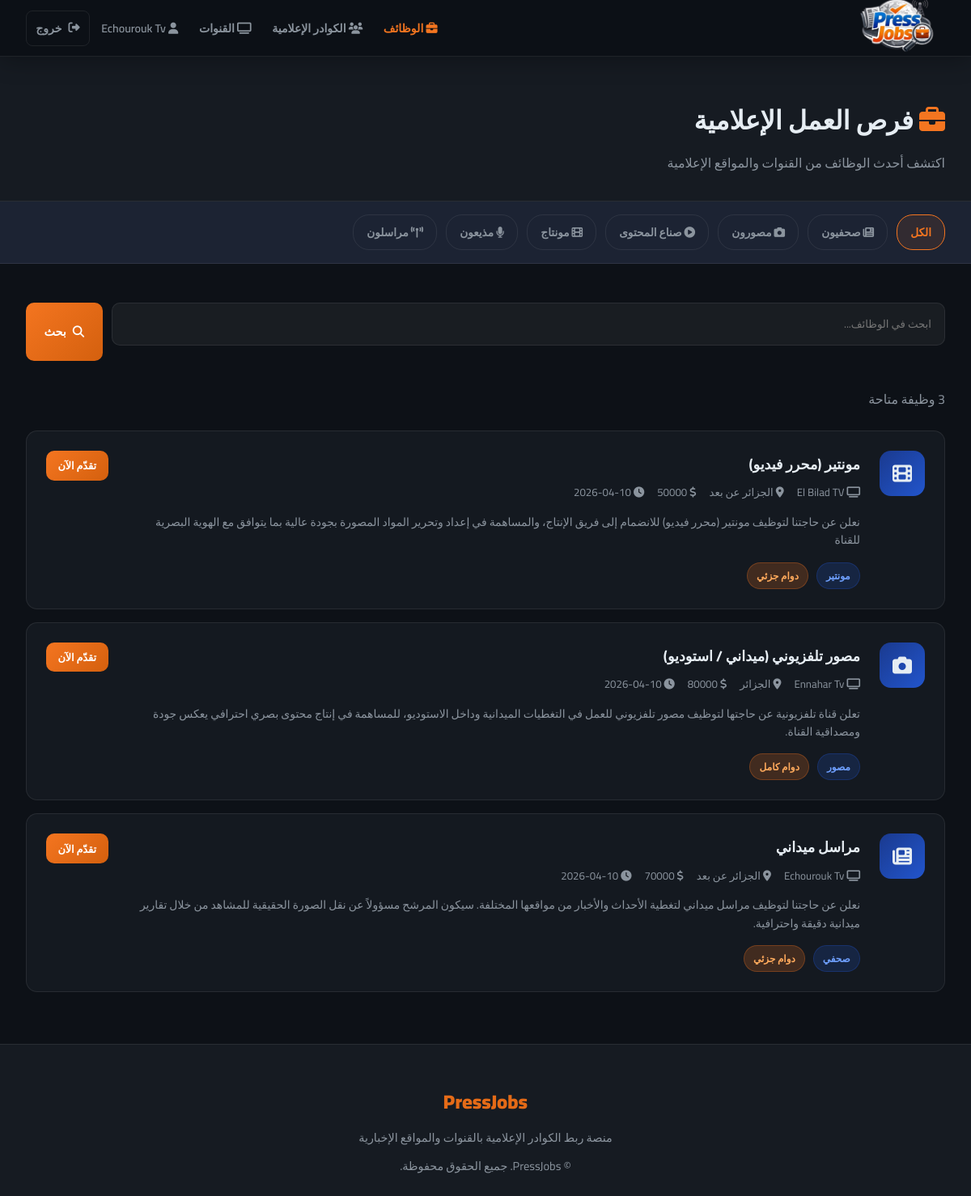
The page /jobs (signed in) on the database its author committed.
### tables this page shows
CREATE TABLE users (
        id INTEGER PRIMARY KEY AUTOINCREMENT,
        name TEXT NOT NULL,
        email TEXT UNIQUE NOT NULL,
        password TEXT NOT NULL,
        account_type TEXT NOT NULL,
        bio TEXT,
        location TEXT,
        skills TEXT,
        education TEXT,
        experience TEXT,
        profile_image TEXT,
        created_at TEXT DEFAULT CURRENT_TIMESTAMP
    , last_name TEXT, gender TEXT, civil_status TEXT, specialty TEXT, years_experience TEXT, preferred_channels TEXT, extra_skills TEXT, cv_filename TEXT, intro_video TEXT, article_links TEXT, channel_type TEXT, cover_image TEXT, is_admin INTEGER DEFAULT 0);

CREATE TABLE jobs (
        id INTEGER PRIMARY KEY AUTOINCREMENT,
        channel_id INTEGER NOT NULL,
        title TEXT NOT NULL,
        description TEXT NOT NULL,
        category TEXT NOT NULL,
        location TEXT,
        job_type TEXT,
        salary TEXT,
        requirements TEXT,
        created_at TEXT DEFAULT CURRENT_TIMESTAMP,
        FOREIGN KEY(channel_id) REFERENCES users(id)
    );

### app.py (the view)
@app.route('/jobs')
def jobs():
    category = request.args.get('category', '')
    search   = request.args.get('search', '')
    conn = get_db()
    query = '''SELECT jobs.*, users.name as channel_name FROM jobs
               JOIN users ON jobs.channel_id = users.id WHERE 1=1'''
    params = []
    if category:
        query += ' AND jobs.category=?'
        params.append(category)
    if search:
        query += ' AND (jobs.title LIKE ? OR jobs.description LIKE ?)'
        params.extend([f'%{search}%', f'%{search}%'])
    query += ' ORDER BY jobs.created_at DESC'
    all_jobs = conn.execute(query, params).fetchall()
    conn.close()
    return render_template('jobs.html', jobs=all_jobs, category=category, search=search)

### app.py (called while the page is built)
def get_db():
    conn = sqlite3.connect(DB_PATH)
    conn.row_factory = sqlite3.Row
    return conn

### templates/jobs.html (shortened to what this page needs)
{% extends 'base.html' %}
{% block content %}
<div class="page-header">
    <div style="max-width:1200px;margin:0 auto">
        <h1><i class="fas fa-briefcase" style="color:var(--orange)"></i> فرص العمل الإعلامية</h1>
        <p>اكتشف أحدث الوظائف من القنوات والمواقع الإعلامية</p>
    </div>
</div>
<div class="filter-bar">
    <a href="/jobs" {% if not category %}class="active"{% endif %}>الكل</a>
    <a href="/jobs?category=journalist" {% if category=='journalist' %}class="active"{% endif %}><i class="fas fa-newspaper"></i> صحفيون</a>
    <a href="/jobs?category=photographer" {% if category=='photographer' %}class="active"{% endif %}><i class="fas fa-camera"></i> مصورون</a>
    <a href="/jobs?category=content" {% if category=='content' %}class="active"{% endif %}><i class="fas fa-play-circle"></i> صناع المحتوى</a>
    <a href="/jobs?category=editor" {% if category=='editor' %}class="active"{% endif %}><i class="fas fa-film"></i> مونتاج</a>
    <a href="/jobs?category=presenter" {% if category=='presenter' %}class="active"{% endif %}><i class="fas fa-microphone"></i> مذيعون</a>
    <a href="/jobs?category=reporter" {% if category=='reporter' %}class="active"{% endif %}><i class="fas fa-broadcast-tower"></i> مراسلون</a>
</div>
<div class="jobs-layout">
    <form class="search-form" method="get">
        <input class="form-group input" type="text" name="search" value="{{ search }}" placeholder="ابحث في الوظائف..." style="padding:0.8rem 1rem;background:rgba(255,255,255,0.05);border:1.5px solid var(--border);border-radius:10px;color:var(--text);font-family:inherit;outline:none">
        <button type="submit" class="btn btn-primary"><i class="fas fa-search"></i> بحث</button>
    </form>
    {% if jobs %}
    <p style="color:var(--text-muted);margin-bottom:1.5rem">{{ jobs|length }} وظيفة متاحة</p>
    {% for job in jobs %}
    <a href="/job/{{ job.id }}" class="job-list-card">
        <div class="jlc-icon"><i class="fas fa-{{ {'journalist':'newspaper','photographer':'camera','content':'play-circle','editor':'film','presenter':'microphone','reporter':'broadcast-tower'}.get(job.category, 'briefcase') }}"></i></div>
        <div class="jlc-body">
            <h3>{{ job.title }}</h3>
            <div class="jlc-meta">
                <span><i class="fas fa-tv"></i> {{ job.channel_name }}</span>
                {% if job.location %}<span><i class="fas fa-map-marker-alt"></i> {{ job.location }}</span>{% endif %}
                {% if job.salary %}<span><i class="fas fa-dollar-sign"></i> {{ job.salary }}</span>{% endif %}
                <span><i class="fas fa-clock"></i> {{ job.created_at[:10] }}</span>
            </div>
            <p class="jlc-excerpt">{{ job.description }}</p>
            <div class="jlc-footer">
                <span class="badge badge-blue">{{ {'journalist':'صحفي','photographer':'مصور','content':'صانع محتوى','editor':'مونتير','presenter':'مذيع','reporter':'مراسل'}.get(job.category, job.category) }}</span>
                {% if job.job_type %}<span class="badge badge-orange">{{ job.job_type }}</span>{% endif %}
            </div>
        </div>
        <span class="btn btn-primary btn-sm">تقدّم الآن</span>
    </a>
    {% endfor %}
    {% else %}
    <div class="empty-state">
        <i class="fas fa-briefcase"></i>
        <h3 style="margin-bottom:0.5rem">لا توجد وظائف</h3>
        <p>لم يتم العثور على وظائف مطابقة لبحثك</p>
    </div>
    {% endif %}
</div>
{% endblock %}

### templates/base.html (shortened to what this page needs)
<!DOCTYPE html>
<html lang="ar" dir="rtl">
<head>
    <link rel="stylesheet" href="https://cdnjs.cloudflare.com/ajax/libs/font-awesome/6.4.0/css/all.min.css">
</head>
<body>
<nav>
    <a href="/" class="nav-brand">
        <img src="/static/images/logo.png" alt="PressJobs">
    </a>
    <div class="nav-links" id="navLinks">
        <a href="/jobs" {% if request.endpoint=='jobs' %}class="active"{% endif %}><i class="fas fa-briefcase"></i> الوظائف</a>
        <a href="/journalists" {% if request.endpoint=='journalists' %}class="active"{% endif %}><i class="fas fa-users"></i> الكوادر الإعلامية</a>
        <a href="/channels" {% if request.endpoint=='channels' %}class="active"{% endif %}><i class="fas fa-tv"></i> القنوات</a>
        {% if session.user_id %}
        <a href="/profile/{{ session.user_id }}"><i class="fas fa-user"></i> {{ session.user_name }}</a>
        <a href="/logout" class="btn btn-outline btn-sm"><i class="fas fa-sign-out-alt"></i> خروج</a>
        {% else %}
        <a href="/login" class="btn btn-outline btn-sm"><i class="fas fa-sign-in-alt"></i> دخول</a>
        <a href="/register" class="btn btn-primary btn-sm"><i class="fas fa-user-plus"></i> تسجيل</a>
        {% endif %}
    </div>
</nav>
<main>
{% block content %}{% endblock %}
</main>
<footer>
    <div class="footer-brand">PressJobs</div>
    <p>منصة ربط الكوادر الإعلامية بالقنوات والمواقع الإخبارية</p>
    <p style="margin-top:0.5rem">© PressJobs. جميع الحقوق محفوظة.</p>
</footer>
</body>
</html>

### templates/base.html (style rules this page uses)
:root { --blue: #1a3a8f; --blue-mid: #2255cc; --orange: #f47520; --orange-dark: #d4600e; --dark: #0d1117; --dark2: #161b22; --dark3: #1c2333; --border: rgba(255,255,255,0.08); --text: #e6edf3; --text-muted: #8b949e; --card-bg: rgba(22, 27, 34, 0.9); --gradient-blue: linear-gradient(135deg, #1a3a8f, #2255cc); --gradient-orange: linear-gradient(135deg, #f47520, #d4600e); --gradient-hero: linear-gradient(135deg, #0d1117 0%, #1a2240 50%, #0d1117 100%); }
* { margin: 0; padding: 0; box-sizing: border-box; }
body { font-family: 'Cairo', 'Tajawal', sans-serif; background: var(--dark); color: var(--text); direction: rtl; overflow-x: hidden; }
nav { position: fixed; top: 0; width: 100%; z-index: 1000; background: rgba(13,17,23,0.95); backdrop-filter: blur(20px); border-bottom: 1px solid var(--border); padding: 0 2rem; height: 70px; display: flex; align-items: center; justify-content: space-between; box-shadow: 0 4px 30px rgba(0,0,0,0.3); }
.nav-brand { display: flex; align-items: center; gap: 0.7rem; text-decoration: none; }
.nav-brand img { height: 7rem; width: auto; }
.nav-links { display: flex; align-items: center; gap: 0.2rem; flex-wrap: nowrap; overflow: visible; }
.nav-links a { color: var(--text-muted); text-decoration: none; padding: 0.5rem 0.7rem; border-radius: 8px; font-size: 0.88rem; font-weight: 600; transition: all 0.3s; white-space: nowrap; }
.nav-links a.active { color: var(--orange); }
.btn { display: inline-flex; align-items: center; gap: 0.5rem; padding: 0.6rem 1.4rem; border-radius: 10px; font-family: inherit; font-weight: 700; cursor: pointer; transition: all 0.3s; text-decoration: none; border: none; font-size: 0.9rem; }
.btn-primary { background: var(--gradient-orange); color: white; }
.btn-outline { background: transparent; color: var(--text); border: 1.5px solid var(--border); }
.btn-sm { padding: 0.4rem 0.9rem; font-size: 0.8rem; }
main { padding-top: 70px; min-height: calc(100vh - 70px); }
.badge { display: inline-flex; align-items: center; gap: 0.3rem; padding: 0.25rem 0.7rem; border-radius: 20px; font-size: 0.75rem; font-weight: 700; }
.badge-blue { background: rgba(34,85,204,0.2); color: #6fa0ff; border: 1px solid rgba(34,85,204,0.3); }
.badge-orange { background: rgba(244,117,32,0.2); color: #ffaa5c; border: 1px solid rgba(244,117,32,0.3); }
footer { background: var(--dark2); border-top: 1px solid var(--border); padding: 3rem 2rem 1.5rem; text-align: center; }
footer .footer-brand { font-size: 1.5rem; font-weight: 900; background: var(--gradient-orange); -webkit-background-clip: text; -webkit-text-fill-color: transparent; margin-bottom: 0.5rem; }
footer p { color: var(--text-muted); font-size: 0.9rem; }
.form-group { margin-bottom: 1.2rem; }

### rows shown on the page
users: user_name "Echourouk Tv"
jobs: title "مونتير (محرر فيديو)", channel_name "El Bilad TV", location "الجزائر عن بعد", salary "50000", created_at "2026-04-10", description "نعلن عن حاجتنا لتوظيف مونتير (محرر فيديو) للانضمام إلى فريق الإنتاج، والمساهمة في إعداد وتحرير المواد المصورة بجودة عالية بما يتوافق مع الهوية البصرية للقناة", category "مونتير", job_type "دوام جزئي"
jobs: title "مصور تلفزيوني (ميداني / استوديو)", channel_name "Ennahar Tv", location "الجزائر", salary "80000", created_at "2026-04-10", description "تعلن قناة تلفزيونية عن حاجتها لتوظيف مصور تلفزيوني للعمل في التغطيات الميدانية وداخل الاستوديو، للمساهمة في إنتاج محتوى بصري احترافي يعكس جودة ومصداقية القناة.", category "مصور", job_type "دوام كامل"
jobs: title "مراسل ميداني", channel_name "Echourouk Tv", location "الجزائر عن بعد", salary "70000", created_at "2026-04-10", description "نعلن عن حاجتنا لتوظيف مراسل ميداني لتغطية الأحداث والأخبار من مواقعها المختلفة. سيكون المرشح مسؤولاً عن نقل الصورة الحقيقية للمشاهد من خلال تقارير ميدانية دقيقة واحترافية.", category "صحفي", job_type "دوام جزئي"
